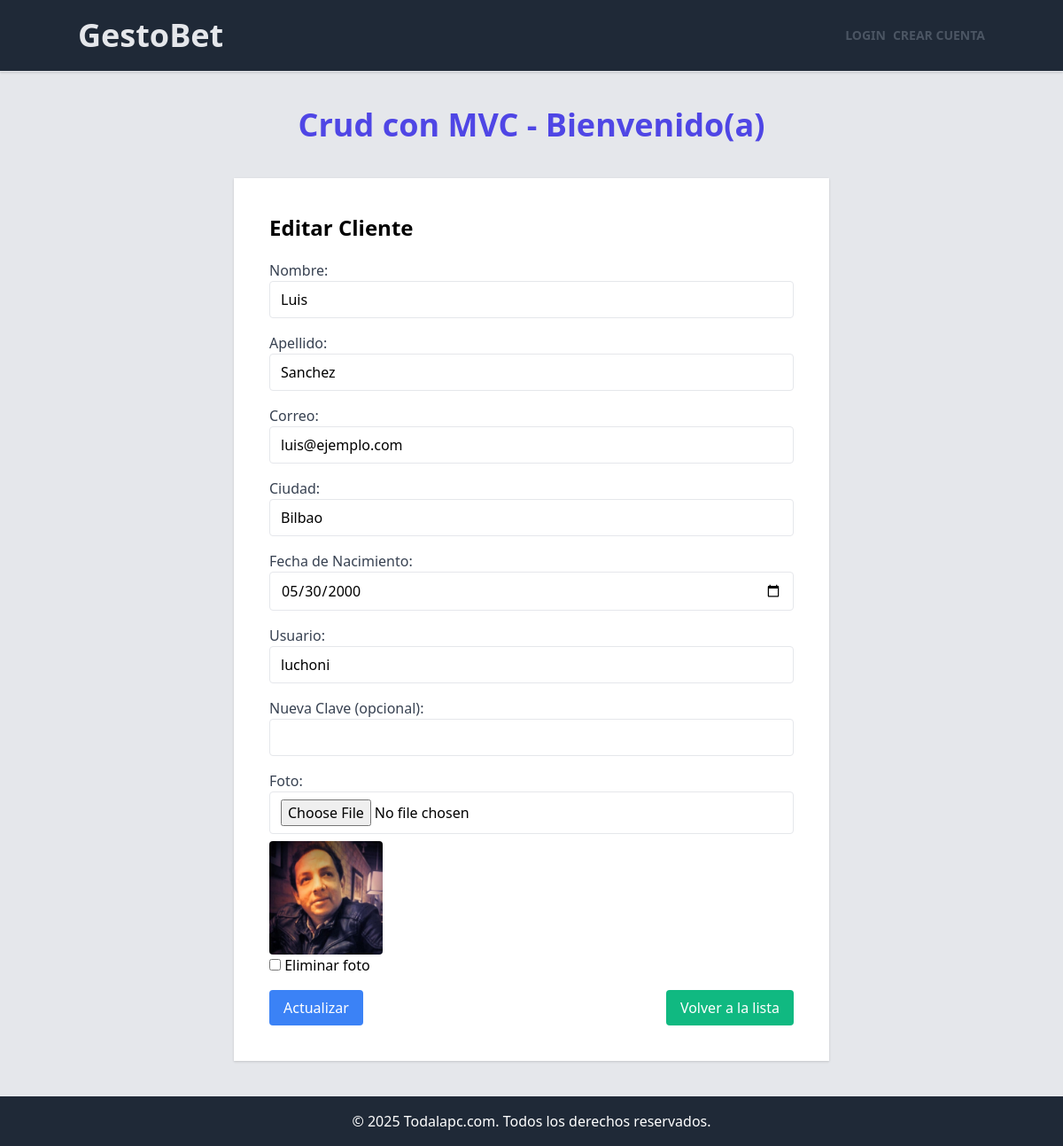
Screenshot of /edit/5 with the database file from the repository.
### tables this page shows
CREATE TABLE IF NOT EXISTS `clientes` (
  `id` int NOT NULL AUTO_INCREMENT,
  `nombre` varchar(50) DEFAULT NULL,
  `apellido` varchar(50) DEFAULT NULL,
  `usuario` varchar(200) DEFAULT NULL,
  `correo` varchar(100) DEFAULT NULL,
  `ciudad` varchar(50) DEFAULT NULL,
  `fecha_nacimiento` date DEFAULT NULL,
  `clave` varchar(200) NOT NULL,
  `foto` varchar(200) DEFAULT NULL,
  PRIMARY KEY (`id`)
);

### app/models/ClienteModel.php (called while the page is built, shortened)
<?php
require_once __DIR__ . '/../../config/database.php';
class ClienteModel {
    private $conn;
    public function __construct() {
        $database = new Database();
        $this->conn = $database->getConnection();
    }
    public function obtenerPorId($id) {
        $query = "SELECT * FROM clientes WHERE id = :id";
        $stmt = $this->conn->prepare($query);
        $stmt->bindParam(':id', $id, PDO::PARAM_INT);
        $stmt->execute();
        return $stmt->fetch(PDO::FETCH_OBJ);
    }
}

### config/database.php (called while the page is built, shortened)
<?php
class Database {
    private $host = 'localhost';
    private $db_name = 'clientesdemo';
    private $username = 'root';
    private $password = 'mysql';
    public function getConnection() {
        $this->conn = null;
        try {
            $this->conn = new PDO("mysql:host=" . $this->host . ";dbname=" . $this->db_name, $this->username, $this->password);
            $this->conn->exec("set names utf8");
        } catch(PDOException $exception) {
            echo "Error de conexión: " . $exception->getMessage();
        }
        return $this->conn;
    }
}
?>

### app/controllers/ClienteController.php (called while the page is built, shortened)
<?php
require_once __DIR__ . '/../models/ClienteModel.php';
class ClienteController
{
    private $model;
    public function __construct()
    {
        $this->model = new ClienteModel();
        require_once 'C:/wamp64/www/gestionclientes/app/models/ClienteModel.php';
    }
    public function edit($id)
{
    $cliente = $this->model->obtenerPorId($id);
    $data = [
        'titulo' => 'Editar Cliente',
        'cliente' => $cliente
    ];
    $this->render('clientes/edit', $data);
}
    private function render($view, $data = [])
    {
        extract($data);
        require_once __DIR__ . '/../views/layouts/header.php';
        require_once __DIR__ . '/../views/' . $view . '.php';
        require_once __DIR__ . '/../views/layouts/footer.php';
    }
}
?>

### public/index.php (called while the page is built, shortened)
<?php
require_once __DIR__ . '/../config/database.php';
require_once __DIR__ . '/../app/controllers/ClienteController.php';
require_once __DIR__ . '/../app/controllers/DashboardController.php';
require_once __DIR__ . '/../config/router.php';
$url = isset($_GET['url']) ? rtrim($_GET['url'], '/') : '/';
$request_method = $_SERVER['REQUEST_METHOD'];
try {
    dispatch($url, $system_routes, $request_method);
} catch (Exception $e) {
    http_response_code(404);
    echo "Error: " . $e->getMessage();
}
?>

### app/views/clientes/edit.php (the view)
<?php require_once __DIR__ . '/../layouts/header.php'; ?>
<div class="container mx-auto mt-5 shadow bg-white p-10 text-base mb-10 max-w-2xl">
    <h2 class="text-2xl font-bold mb-5">Editar Cliente</h2>
    <form action="/update/<?php echo $cliente->id; ?>" method="POST" enctype="multipart/form-data">
        <div class="mb-4">
            <label for="nombre" class="block text-gray-700">Nombre:</label>
            <input type="text" id="nombre" name="nombre" value="<?= htmlspecialchars($cliente->nombre) ?>" class="w-full px-3 py-2 border rounded" required>
        </div>
        <div class="mb-4">
            <label for="apellido" class="block text-gray-700">Apellido:</label>
            <input type="text" id="apellido" name="apellido" value="<?= htmlspecialchars($cliente->apellido) ?>" class="w-full px-3 py-2 border rounded" required>
        </div>
        <div class="mb-4">
            <label for="correo" class="block text-gray-700">Correo:</label>
            <input type="email" id="correo" name="correo" value="<?= htmlspecialchars($cliente->correo) ?>" class="w-full px-3 py-2 border rounded" required>
        </div>
        <div class="mb-4">
            <label for="ciudad" class="block text-gray-700">Ciudad:</label>
            <input type="text" id="ciudad" name="ciudad" value="<?= htmlspecialchars($cliente->ciudad) ?>" class="w-full px-3 py-2 border rounded">
        </div>
        <div class="mb-4">
            <label for="fecha_nacimiento" class="block text-gray-700">Fecha de Nacimiento:</label>
            <input type="date" id="fecha_nacimiento" name="fecha_nacimiento" value="<?= htmlspecialchars($cliente->fecha_nacimiento) ?>" class="w-full px-3 py-2 border rounded">
        </div>
        <div class="mb-4">
            <label for="usuario" class="block text-gray-700">Usuario:</label>
            <input type="text" id="usuario" name="usuario" value="<?= htmlspecialchars($cliente->usuario) ?>" class="w-full px-3 py-2 border rounded" required>
        </div>
        <div class="mb-4">
            <label for="clave" class="block text-gray-700">Nueva Clave (opcional):</label>
            <input type="password" id="clave" name="clave" class="w-full px-3 py-2 border rounded">
        </div>
        <div class="mb-4">
            <label for="foto" class="block text-gray-700">Foto:</label>
            <input type="file" id="foto" name="foto" class="w-full px-3 py-2 border rounded">
            <?php if (!empty($cliente->foto)) : ?>
                <div class="mt-2">
                    <img src="/<?= htmlspecialchars($cliente->foto) ?>" alt="Foto de <?= htmlspecialchars($cliente->nombre) ?>" class="w-32 h-32 object-cover rounded">
                    <div>
                        <input type="checkbox" id="eliminar_foto" name="eliminar_foto">
                        <label for="eliminar_foto">Eliminar foto</label>
                    </div>
                </div>
            <?php endif; ?>
        </div>
        <div class="flex justify-between">
            <button type="submit" class="bg-blue-500 text-white px-4 py-2 rounded hover:bg-blue-600">Actualizar</button>
            <a href="/" class="bg-green-500 text-white px-4 py-2 rounded hover:bg-green-600">Volver a la lista</a>
        </div>
    </form>
</div>
<?php require_once __DIR__ . '/../layouts/footer.php'; ?>

### config/router.php (shortened to what this page needs)
<?php
function dispatch($url, $routes, $method) {
    $urlParts = explode('/', trim($url, '/'));
    foreach ($routes as $route => $action) {
        $routeParts = explode('/', trim($route, '/'));
        $params = [];
        if (count($urlParts) === count($routeParts)) {
            foreach ($routeParts as $i => $part) {
                if (strpos($part, '{') === 0 && strpos($part, '}') === strlen($part) - 1) {
                    $params[substr($part, 1, -1)] = $urlParts[$i];
                } elseif ($part !== $urlParts[$i]) {
                    continue 2;
                }
            }
            list($controller, $methodName) = explode('@', $action);
            $controllerInstance = new $controller;
            if (method_exists($controllerInstance, $methodName)) {
                $params = array_values($params);
                call_user_func_array([$controllerInstance, $methodName], $params);
                return;
            } else {
                http_response_code(500);
                echo json_encode(['error' => "Método $methodName no encontrado en el controlador $controller"]);
                return;
            }
        }
    }
}

### app/views/layouts/header.php (shortened to what this page needs)
<!DOCTYPE html>
<html lang="es">
<head>
    <link rel="stylesheet" href="https://cdnjs.cloudflare.com/ajax/libs/tailwindcss/2.2.19/tailwind.min.css">
</head>
<body class="bg-gray-200 flex flex-col min-h-screen">
    <div class="flex-grow">
        <header class="sticky top-0 p-5 border-b bg-gray-800 shadow z-50">
            <div class="container mx-auto flex justify-between items-center">
                <h1 class="text-4xl font-bold text-gray-200"><a href="/">GestoBet</a></h1>
                <nav class="flex gap-2 items-center">
                    <?php if (isset($_SESSION['cliente_id'])): ?>
                        <a class="font-bold uppercase text-gray-600 text-sm" href="/logout">Salir</a>
                    <?php else: ?>
                        <a class="font-bold uppercase text-gray-600 text-sm" href="/login">Login</a>
                        <a class="font-bold uppercase text-gray-600 text-sm" href="/create">Crear cuenta</a>
                    <?php endif; ?>
                </nav>
            </div>
        </header>
        <div class="container mx-auto mt-10 text-center space-y-3">
            <h1 class="text-4xl font-extrabold text-indigo-600 mb-10">
                Crud con MVC - Bienvenido(a)
            </h1>
        </div>

### app/views/layouts/footer.php
</div>
    <footer class="bg-gray-800 text-white text-center py-4">
        © <?php echo date('Y'); ?> Todalapc.com. Todos los derechos reservados.
    </footer>
</body>
</html>

### rows the page displays
clientes: nombre "Luis", apellido "Sanchez", correo "luis@ejemplo.com", ciudad "Bilbao", fecha_nacimiento "05/30/2000", usuario "luchoni", foto (picture)
